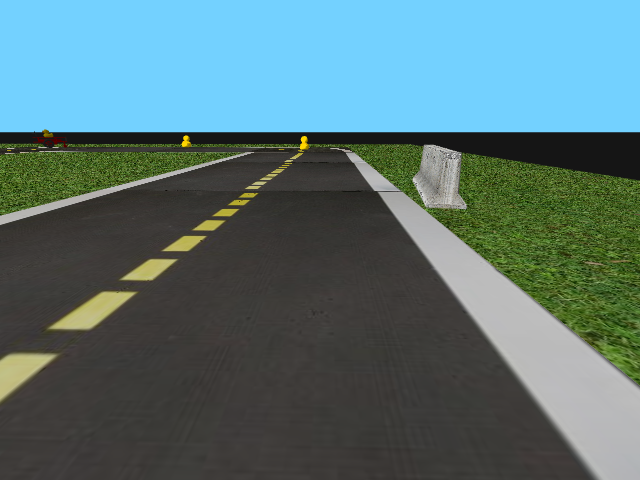
#> input picture images/screen106.png, 640 x 480 px
$ python -i LaneDetector.py   (imports and definitions only)
#> lines starting #> are read from the running program, lines starting #| are printed output that depends on the picture; after the words box and inside, x2 and y2 are one past the last pixel; in counts of white or black regions, pixels touching at a corner belong together; long printed decimals are rounded
#> further down, picture is the input picture: shape (480, 640, 3); mean B, G, R 117.8, 115.3, 87.3
import cv2
import numpy as np
import math

def region(image):
    height, width = image.shape

    """triangle = np.array([
                       [(0, height), (int(width * 1 / 10), int(height / 2)), (int(width * 9 / 10), int(height / 2)), (width, height)]
                       ])"""

    triangle = np.array([
                       [(0, height), (0, int(height / 2)), (width, int(height / 2)), (width, height)]
                       ])

    mask = np.zeros_like(image)

    mask = cv2.fillPoly(mask, triangle, 255)

    #cv2.imshow("Mask", mask)

    mask = cv2.bitwise_and(image, mask)
    return mask

def clamp(n, minn, maxn):
    return max(min(maxn, n), minn)

# [36 lines left out: functions drawHoughLines, drawHoughLinesP, getCorrectLines, not called in this run]

def average(image, lines):
    left = []
    right = []

    if lines is not None:
      for line in lines:
        print(line)
        x1, y1, x2, y2 = line.reshape(4)
        #fit line to points, return slope and y-int
        parameters = np.polyfit((x1, x2), (y1, y2), 1)
        slope = parameters[0]
        y_int = parameters[1]
        #lines on the right have positive slope, and lines on the left have neg slope
        if slope < 0:
            left.append((slope, y_int))
        else:
            right.append((slope, y_int))

    #takes average among all the columns (column0: slope, column1: y_int)
    right_avg = np.average(right, axis=0)
    left_avg = np.average(left, axis=0)

    finalLines = []

    #create lines based on averages calculates
    if left_avg is not None and not np.isnan(left_avg).all() :
        left_line = make_points(image, left_avg)
        finalLines.append((left_line, False))

    if right_avg is not None and not np.isnan(right_avg).all():
        right_line = make_points(image, right_avg)
        finalLines.append((right_line, True))

    return finalLines

def make_points(image, average):
    print(average)
    slope, y_int = average
    y1 = image.shape[0]
    #how long we want our lines to be --> 3/5 the size of the image
    y2 = int(y1 * (3/5))
    #determine algebraically
    x1 = int((y1 - y_int) // slope)
    x2 = int((y2 - y_int) // slope)
    return np.array([x1, y1, x2, y2])

def display_lines(image, lines):
    lines_image = np.zeros_like(image)
    #make sure array isn't empty
    if lines is not None:
        for line in lines:
            (x1, y1, x2, y2), right = line
            #draw lines on a black image
            print(f"x1: {x1} y1: {y1} x2: {x2} y2: {y2}")
            cv2.line(lines_image, (int(x1), int(y1)), (int(x2), int(y2)), (255, 0, 0), 10)
    return lines_image

def unpackLines(lines):
    res = [None, None]

    if lines is not None:
        for line in lines:
            (x1, y1, x2, y2), right = line
            if right:
                res[1] = np.array([x1, y1, x2, y2])
            else:
                res[0] = np.array([x1, y1, x2, y2])

    return res

def checkLines(lines):
    if lines is not None:
        for line in lines:
            (x1, y1, x2, y2), right = line
            if x1 > 10000 or y1 > 10000 or x2 > 10000 or y2 > 10000:
                return False
            if x1 < -10000 or y1 < -10000 or x2 < -10000 or y2 < -10000:
                return False
    return True


class LaneDetector:
    def detect(self, frame):
        open_cv_image = np.array(frame)
        open_cv_image = open_cv_image[:, :, ::-1].copy()

        img = open_cv_image.copy()

        hsv = cv2.cvtColor(img, cv2.COLOR_BGR2HSV)
#> hsv: shape (480, 640, 3); mean H, S, V 66.6, 71.8, 129.3

        lower_white = np.array([20,60,100],np.uint8)
        upper_white = np.array([80,255,255],np.uint8)
        white_mask = cv2.inRange(hsv, lower_white, upper_white)
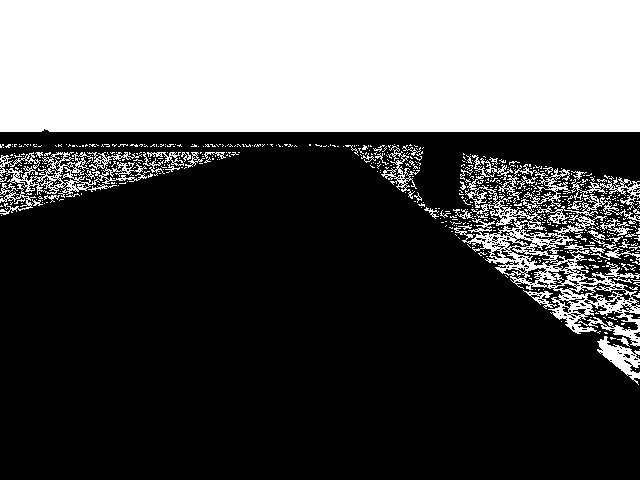
#> white_mask: shape (480, 640); 33% white; 636 white regions (584 under 20 px), largest, box (x1, y1, x2, y2) and area: (0, 0, 640, 132) 84468, (454, 155, 640, 347) 6648, (498, 164, 640, 234) 2174

        res = cv2.bitwise_and(img, img, mask=white_mask)
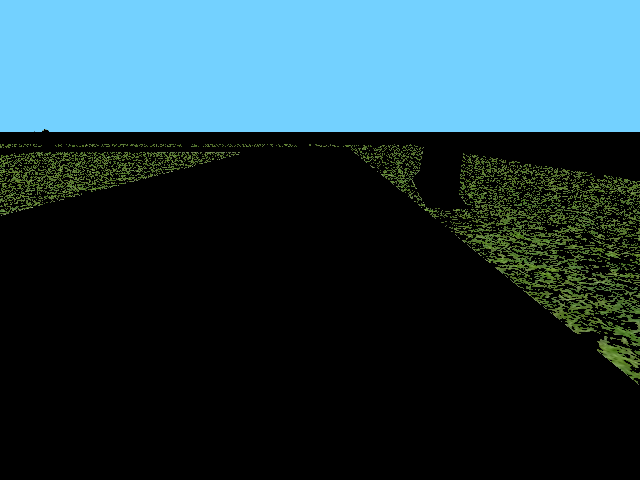
#> res: shape (480, 640, 3); mean R, G, B 36.5, 63.9, 72.9
        res2 = cv2.bitwise_xor(img, res)

        gray = cv2.cvtColor(res2, cv2.COLOR_BGR2GRAY)
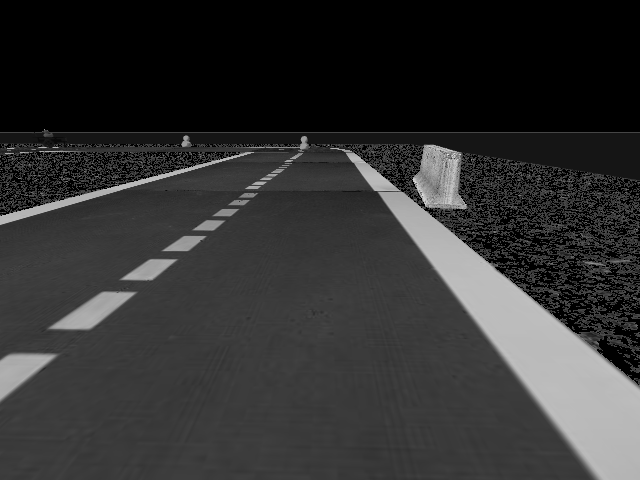
#> gray: shape (480, 640); min 0, max 233, mean 49.4

        ret, thresh = cv2.threshold(gray,150,255,cv2.THRESH_BINARY)
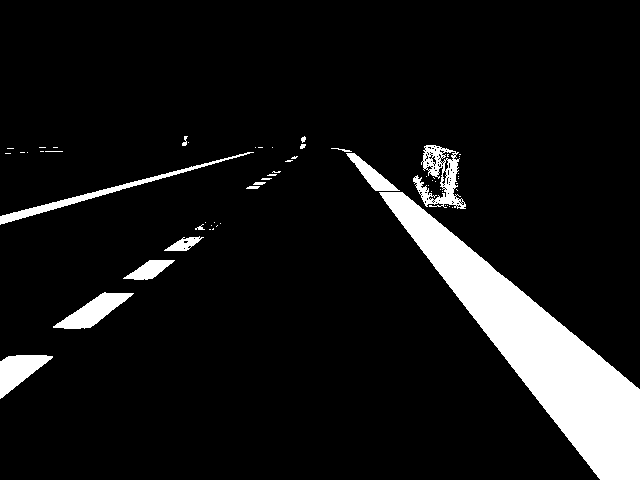
#> thresh: shape (480, 640); 8.9% white; 59 white regions (44 under 20 px), largest, box (x1, y1, x2, y2) and area: (379, 192, 640, 480) 20325, (413, 145, 466, 209) 1432, (0, 152, 254, 225) 1317

        cv2.imshow("thresh", thresh)

        blur = cv2.GaussianBlur(thresh, (5, 5), 0)

        edges = cv2.Canny(blur, 0, 255, L2gradient = True)
#> edges: shape (480, 640); 1.1% white in thin lines or dots, all inside (x1, y1, x2, y2) = (0, 135, 640, 480)

        region_image = region(edges)
#> in region, `mask = cv2.bitwise_and(image, mask)`:
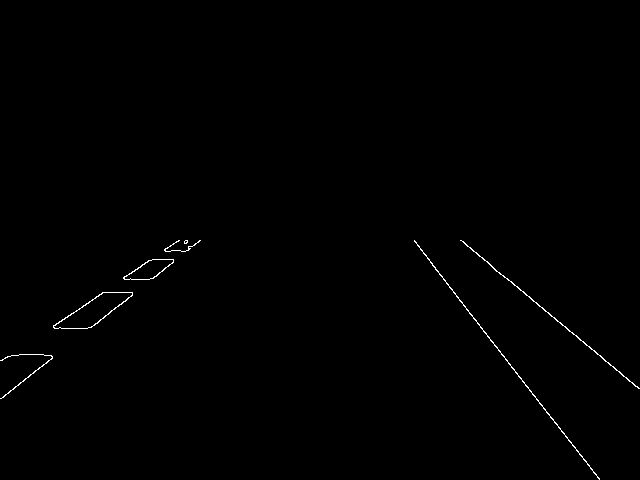
#> mask: shape (480, 640); 0.41% white in thin lines or dots, all inside (x1, y1, x2, y2) = (0, 240, 640, 480)

        cv2.imshow("edges", edges)

        #lines = cv2.HoughLines(region_image, 1, np.pi / 180, 150, None, 0, 0)
        linesP = cv2.HoughLinesP(region_image, 1, np.pi / 180, 50, None, 20, 10)
#> linesP = [[417, 245, 599, 479], [461, 240, 638, 388], [0, 398, 52, 358], [123, 278, 149, 260], [152, 278, 173, 261], [53, 327, 102, 292], [15, 386, 52, 357], [94, 325, 132, 295]]

        #linesP = getCorrectLines(linesP)

        imgCopy = img.copy()

        averaged_lines = average(imgCopy, linesP)
#> the loop in average, `for line in lines:` made 8 passes
#> (x1, y1, x2, y2, slope, y_int) on passes 1 to 8: (417, 245, 599, 479, 1.29, -291.1), (461, 240, 638, 388, 0.836, -145.5), (0, 398, 52, 358, -0.769, 398), (123, 278, 149, 260, -0.692, 363.2), (152, 278, 173, 261, -0.81, 401), (53, 327, 102, 292, -0.714, 364.9), (15, 386, 52, 357, -0.784, 397.8), (94, 325, 132, 295, -0.789, 399.2)
#> (printed output is left out)
#> after the loop in average, `for line in lines:`: left = [(-0.769, 398), (-0.692, 363.2), (-0.81, 401), (-0.714, 364.9), (-0.784, 397.8), (-0.789, 399.2)]; right = [(1.29, -291.1), (0.836, -145.5)]
#> in average, `right_avg = np.average(right, axis=0)`: right_avg = [1.06, -218.3]
#> in average, `left_avg = np.average(left, axis=0)`: left_avg = [-0.76, 387.3]
#| [ -0.7598 387.338]
#> in make_points, `slope, y_int = average`: slope = -0.76; y_int = 387.3
#> in make_points, `x1 = int((y1 - y_int) // slope)`: x1 = -122
#> in make_points, `x2 = int((y2 - y_int) // slope)`: x2 = 130
#> in average, `left_line = make_points(image, left_avg)`: left_line = [-122, 480, 130, 288]
#| [   1.061 -218.306]
#> in average, `right_line = make_points(image, right_avg)`: right_line = [658, 480, 477, 288]
#> averaged_lines = [([-122, 480, 130, 288], False), ([658, 480, 477, 288], True)]

        #img = drawHoughLines(img, lines)
        #imgCopy = drawHoughLinesP(imgCopy, averaged_lines)

        if not checkLines(averaged_lines):
#> the loop in checkLines, `for line in lines:` made 2 passes
            return [None, None]

        black_lines = display_lines(imgCopy, averaged_lines)
#> the loop in display_lines, `for line in lines:` made 2 passes
#> (printed output is left out)
#> after the loop in display_lines, `for line in lines:`:
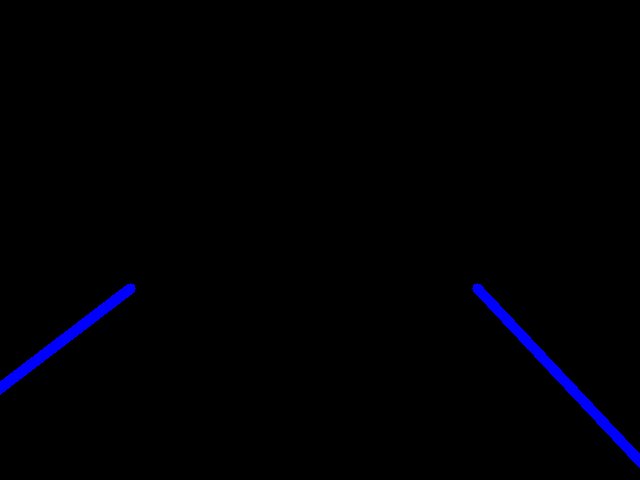
#> lines_image: shape (480, 640, 3); mean of channels 0, 1, 2 3.5, 0, 0; drawn as B, G, R

        #cv2.imshow("Hough Lane Detection", img)

        lanes = cv2.addWeighted(imgCopy, 0.5, black_lines, 1, 1)
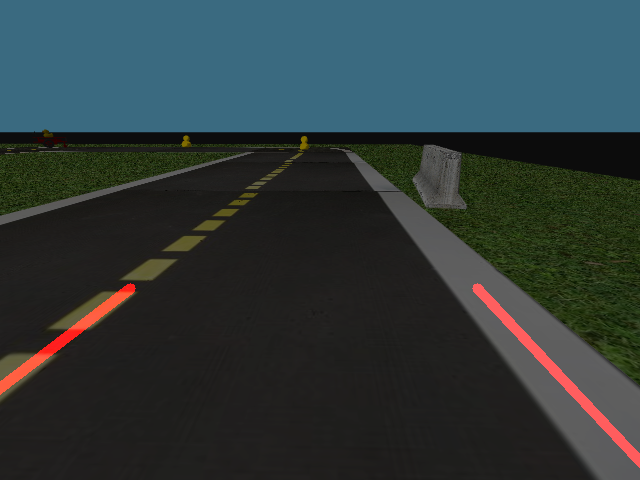
#> lanes: shape (480, 640, 3); mean R, G, B 46.8, 58.8, 59.8
        cv2.imshow("Hough Probabilistic Lane Detection", lanes)

        res = unpackLines(averaged_lines)
#> the loop in unpackLines, `for line in lines:` made 2 passes
#> after the loop in unpackLines, `for line in lines:`: res = [[-122, 480, 130, 288], [658, 480, 477, 288]]
#> res = [[-122, 480, 130, 288], [658, 480, 477, 288]]
        print(img.shape)
#| (480, 640, 3)
        img_height, img_width, _ = img.shape

        print(res)
#| [array([-122,  480,  130,  288]), array([658, 480, 477, 288])]
        print(f"width: {img_width} height: {img_height}")
#| width: 640 height: 480

        cv2.waitKey(1)

        return res

>>> import cv2
>>> picture = cv2.imread('images/screen106.png')
>>> result = LaneDetector().detect(picture)
#> result = [[-122, 480, 130, 288], [658, 480, 477, 288]]

$ run again, on images/screen1189.png
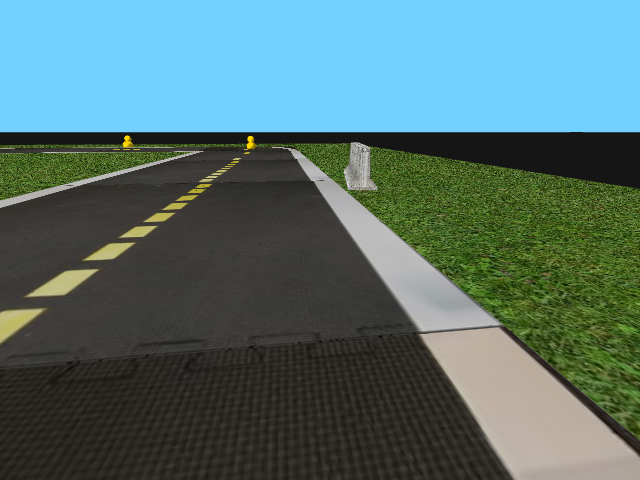
#> input picture images/screen1189.png, 640 x 480 px
#> picture is the input picture: shape (480, 640, 3); mean B, G, R 111.9, 112.3, 84
#> hsv: shape (480, 640, 3); mean H, S, V 68.7, 84.4, 126.9
#> in detect, `white_mask = cv2.inRange(hsv, lower_white, upper_white)`:
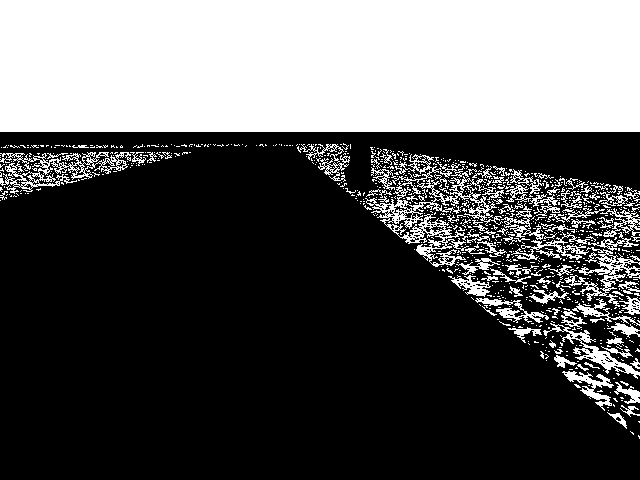
#> white_mask: shape (480, 640); 34% white; 888 white regions (785 under 20 px), largest, box (x1, y1, x2, y2) and area: (0, 0, 640, 132) 84480, (365, 154, 504, 267) 3554, (0, 152, 131, 194) 1672
#> thresh: shape (480, 640); 9.5% white; 43 white regions (29 under 20 px), largest, box (x1, y1, x2, y2) and area: (421, 328, 640, 480) 16963, (272, 147, 500, 331) 8259, (0, 151, 203, 208) 876
#> edges: shape (480, 640); 0.96% white in thin lines or dots, all inside (x1, y1, x2, y2) = (0, 135, 640, 480)
#> mask: shape (480, 640); 0.44% white in thin lines or dots, all inside (x1, y1, x2, y2) = (0, 240, 640, 480)
#> linesP = [[434, 267, 474, 304], [422, 336, 514, 477], [493, 324, 608, 428], [495, 324, 573, 395], [355, 240, 424, 334], [0, 341, 42, 310], [427, 330, 499, 324], [86, 258, 109, 244], [65, 293, 94, 272], [401, 240, 488, 315], [610, 431, 638, 457], [421, 335, 496, 328]]
#> the loop in average, `for line in lines:` made 12 passes
#> (x1, y1, x2, y2, slope, y_int) on passes 1 to 8: (434, 267, 474, 304, 0.925, -134.5), (422, 336, 514, 477, 1.53, -310.8), (493, 324, 608, 428, 0.904, -121.8), (495, 324, 573, 395, 0.91, -126.6), (355, 240, 424, 334, 1.36, -243.6), (0, 341, 42, 310, -0.738, 341), (427, 330, 499, 324, -0.0833, 365.6), (86, 258, 109, 244, -0.609, 310.3)
#> (printed output is left out)
#> after the loop in average, `for line in lines:`: left = [(-0.738, 341), (-0.0833, 365.6), (-0.609, 310.3), (-0.724, 340.1), (-0.0933, 374.3)]; right = [(0.925, -134.5), (1.53, -310.8), (0.904, -121.8), (0.91, -126.6), (1.36, -243.6), (0.862, -105.7), (0.929, -135.4)]
#> right_avg = [1.06, -168.3]
#> left_avg = [-0.45, 346.3]
#| [ -0.4495  346.259]
#> in make_points, `slope, y_int = average`: slope = -0.45; y_int = 346.3
#> in make_points, `x1 = int((y1 - y_int) // slope)`: x1 = -298
#> in make_points, `x2 = int((y2 - y_int) // slope)`: x2 = 129
#> left_line = [-298, 480, 129, 288]
#| [   1.061 -168.339]
#> right_line = [611, 480, 430, 288]
#> averaged_lines = [([-298, 480, 129, 288], False), ([611, 480, 430, 288], True)]
#> the loop in checkLines, `for line in lines:` made 2 passes
#> the loop in display_lines, `for line in lines:` made 2 passes
#> (printed output is left out)
#> in detect, `lanes = cv2.addWeighted(imgCopy, 0.5, black_lines, 1, 1)`:
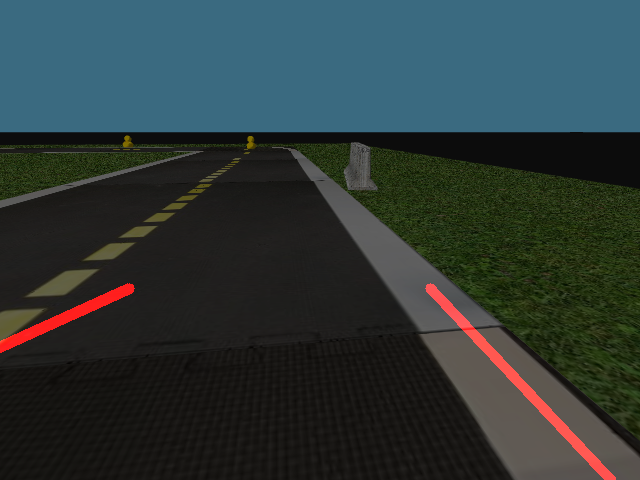
#> lanes: shape (480, 640, 3); mean R, G, B 45.5, 57.3, 56.8
#> the loop in unpackLines, `for line in lines:` made 2 passes
#> after the loop in unpackLines, `for line in lines:`: res = [[-298, 480, 129, 288], [611, 480, 430, 288]]
#| (480, 640, 3)
#| [array([-298,  480,  129,  288]), array([611, 480, 430, 288])]
#| width: 640 height: 480

$ run again, on images/screen1371.png
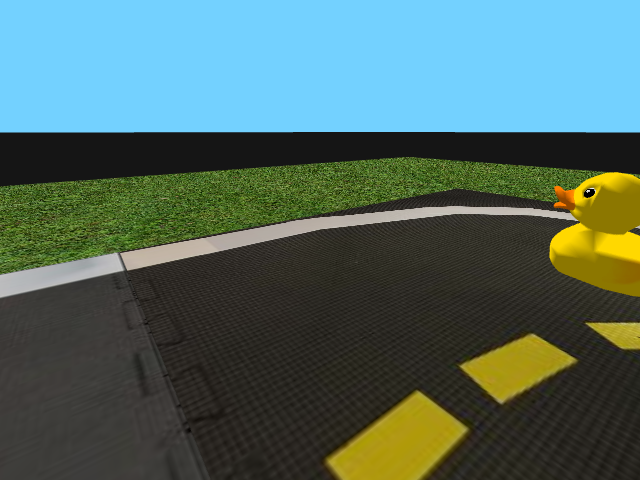
#> input picture images/screen1371.png, 640 x 480 px
#> picture is the input picture: shape (480, 640, 3); mean B, G, R 98.9, 105, 79.1
#> hsv: shape (480, 640, 3); mean H, S, V 66.5, 94.2, 120.6
#> in detect, `white_mask = cv2.inRange(hsv, lower_white, upper_white)`:
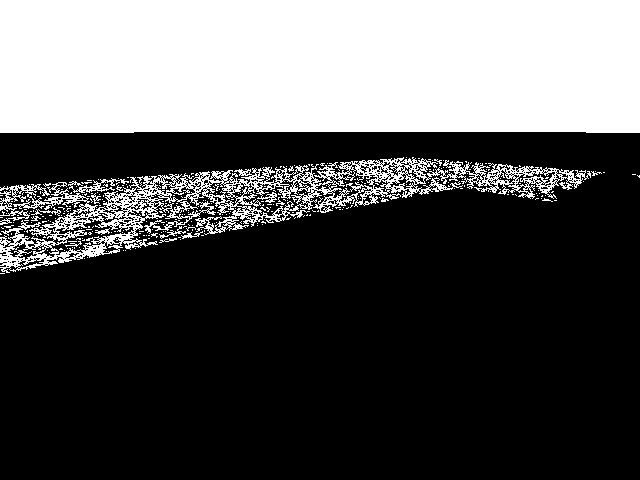
#> white_mask: shape (480, 640); 32.7% white; 289 white regions (275 under 20 px), largest, box (x1, y1, x2, y2) and area: (0, 0, 640, 133) 84668, (0, 157, 591, 273) 14241, (68, 178, 129, 193) 266
#> thresh: shape (480, 640); 3.1% white; 22 white regions (17 under 20 px), largest, box (x1, y1, x2, y2) and area: (120, 206, 578, 270) 5353, (0, 253, 123, 297) 2479, (598, 232, 640, 260) 799, (550, 223, 586, 252) 438, (574, 173, 634, 203) 379
#> edges: shape (480, 640); 0.55% white in thin lines or dots, all inside (x1, y1, x2, y2) = (0, 172, 640, 326)
#> mask: shape (480, 640); 0.21% white in thin lines or dots, all inside (x1, y1, x2, y2) = (0, 240, 640, 326)
#> linesP = [[1, 296, 268, 240], [0, 274, 90, 258], [21, 270, 192, 240]]
#> the loop in average, `for line in lines:` made 3 passes
#> (x1, y1, x2, y2, slope, y_int) on passes 1 to 3: (1, 296, 268, 240, -0.21, 296.2), (0, 274, 90, 258, -0.178, 274), (21, 270, 192, 240, -0.175, 273.7)
#> (printed output is left out)
#> after the loop in average, `for line in lines:`: left = [(-0.21, 296.2), (-0.178, 274), (-0.175, 273.7)]; right = []
#> right_avg = nan
#> left_avg = [-0.188, 281.3]
#| [-1.87651401e-01  2.81297983e+02]
#> in make_points, `slope, y_int = average`: slope = -0.188; y_int = 281.3
#> in make_points, `x1 = int((y1 - y_int) // slope)`: x1 = -1059
#> in make_points, `x2 = int((y2 - y_int) // slope)`: x2 = -36
#> left_line = [-1059, 480, -36, 288]
#> averaged_lines = [([-1059, 480, -36, 288], False)]
#> the loop in checkLines, `for line in lines:` made 1 pass
#> the loop in display_lines, `for line in lines:` made 1 pass
#> (printed output is left out)
#> in detect, `lanes = cv2.addWeighted(imgCopy, 0.5, black_lines, 1, 1)`:
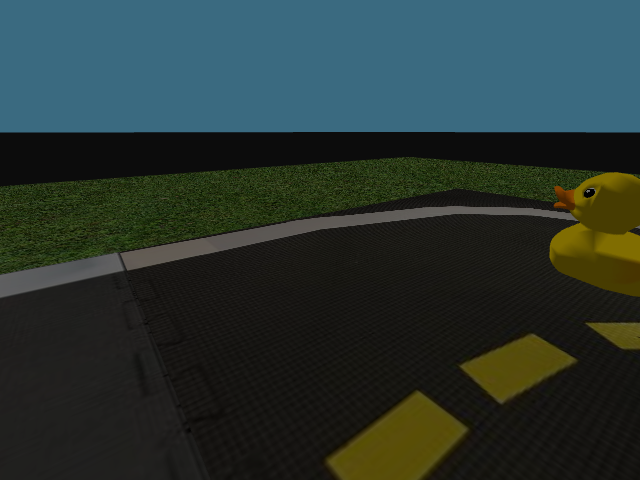
#> lanes: shape (480, 640, 3); mean R, G, B 40.5, 53.7, 50.4
#> the loop in unpackLines, `for line in lines:` made 1 pass
#> after the loop in unpackLines, `for line in lines:`: res = 2 items
#| (480, 640, 3)
#| [array([-1059,   480,   -36,   288]), None]
#| width: 640 height: 480
